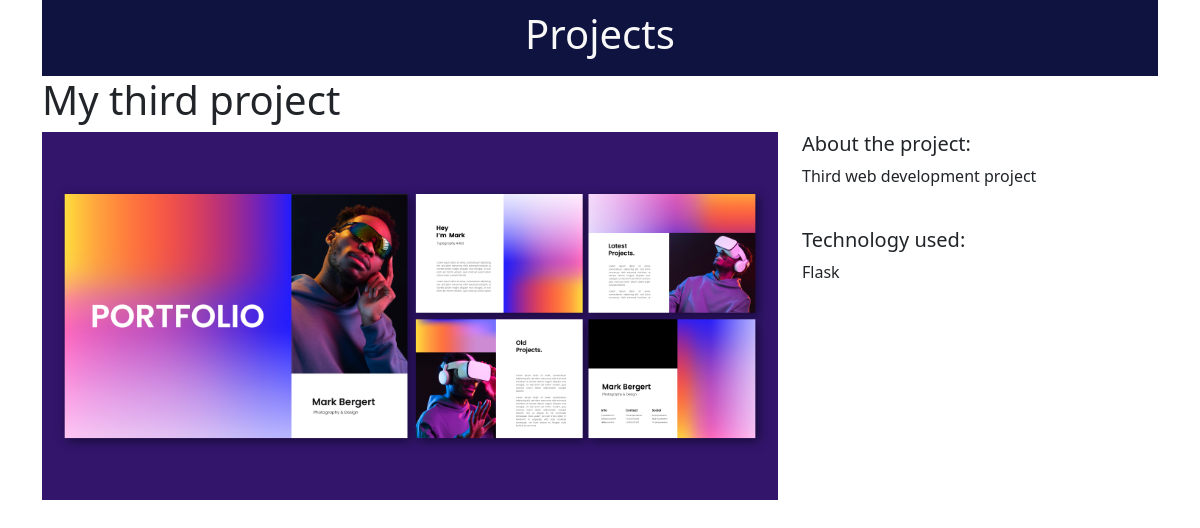
Screenshot of /3/ with the database file from the repository.
### portfolio_projects/models.py (models this page shows)
class project(models.Model):
    tittle = models.CharField(max_length=100)
    description = models.TextField()
    technology = models.CharField(max_length=20)
    image = models.FileField(upload_to= 'project_images/', blank=True)

### portfolio_projects/views.py (the view)
# urls.py: path('<int:pk>/', views.project_detail, name='project_detail'),
def project_detail(request, pk):
    projects = project.objects.get(pk=pk)
    context = {
        'projects' : projects
    }
    return render(request, 'portfolio_projects/project_detail.html', context)

### portfolio_projects/Templates/portfolio_projects/project_detail.html
{% extends "base.html" %}
{% block page_content %}
<h1>{{ projects.tittle }}</h1>
<div class="row">
    <div class="col-md-8">
        {% if projects.image %}
            <img src="{{ projects.image.url }}" width="100%">
        {% endif %}
    </div>
    <div class="col-md-4">
        <h5>About the project:</h5>
        <p>{{ projects.description }}</p>
        <br>
        <h5>Technology used:</h5>
        <p>{{ projects.technology }}</p>
    </div>
</div>
{% endblock page_content %}

### rows the page displays
project: tittle "My third project", image (picture), description "Third web development project", technology "Flask"
